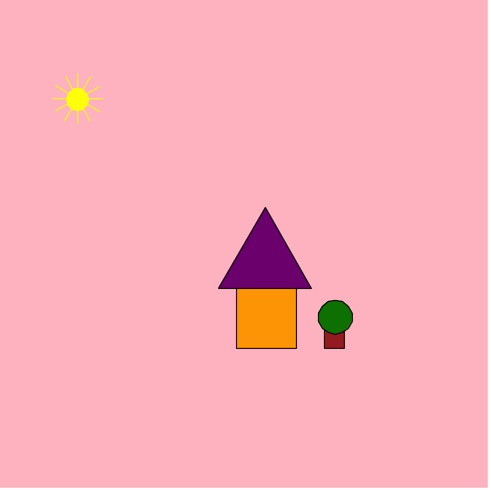

Write Python code to recreate this figure.
import turtle
turtle.bgcolor("pink")
turtle.setup(500,500)

#setup pen
pen = turtle.Turtle()
pen.color("black")
pen.fillcolor("white")
size = 200


Housebase = size * .30


#set intial position to center
pen.up()
pen.setpos(-Housebase/5, -size/2)
pen.down()

# draw the base
pen.begin_fill()
pen.fillcolor("orange")
for i in range(4):
    pen.forward(Housebase)
    pen.left(90)
pen.end_fill()

#draw  traingle 
pen.up()
pen.setpos(-Housebase/2, -size/2 + Housebase)
pen.down()

# draw large triangle
pen.begin_fill()
pen.fillcolor("purple")
for i in range(3):
    pen.forward(Housebase + 33 ) 
    pen.left(120)
pen.end_fill()

#############

#plant position  
pen.up()
pen.setpos(Housebase + 16, -size/2)
pen.down()

#trunk
pen.begin_fill()
pen.fillcolor("brown")
for i in range(4):
    pen.forward(Housebase/3)
    pen.left(90)
pen.end_fill()

#trunk
pen.up()
pen.setpos(Housebase + 27, -size/2 + 14 )
pen.down()

#plant
pen.begin_fill()
pen.fillcolor("green")
pen.circle(Housebase/3.5)
pen.end_fill()


#sun
pen.up()
pen.setpos(-Housebase*2.85, size*.69)
pen.color("yellow")
pen.down()
pen.begin_fill()
pen.fillcolor("yellow")
pen.circle(Housebase/5.5)
pen.end_fill()

#rays
pen.up()
pen.setpos(-Housebase*2.85,size*.75)
pen.color("yellow")
pen.down()
for i in range (12):
    pen.forward(25)
    pen.setpos(-Housebase*2.85, size*.75)
    pen.down()
    pen.left(30)






turtle.done()
